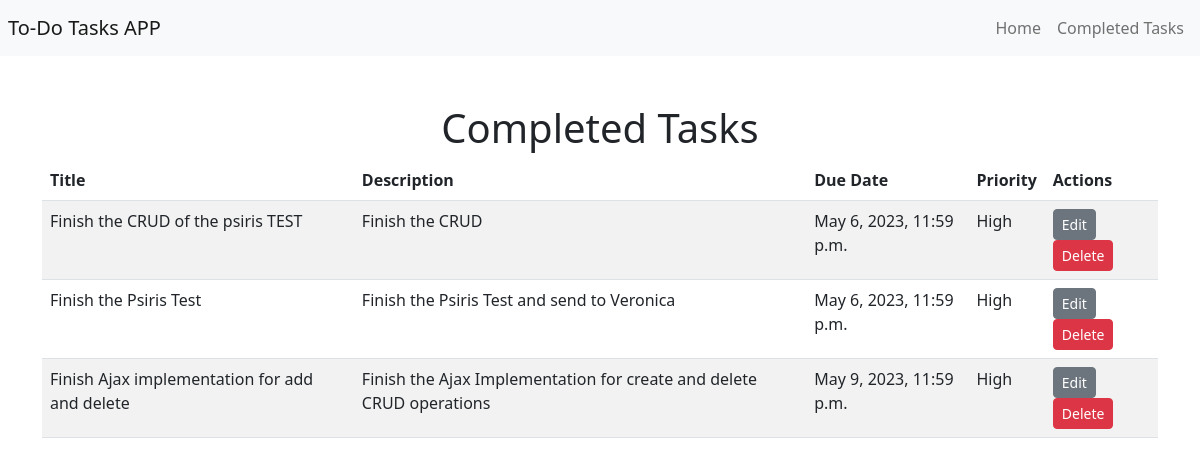
The app's page /completed/ with its own data.
### todo/models.py (models this page shows, shortened)
class Task(models.Model):
    HIGH = 'H'
    MEDIUM = 'M'
    LOW = 'L'
    PRIORITY_CHOICES = [
        (HIGH, 'High'),
        (MEDIUM, 'Medium'),
        (LOW, 'Low'),
    ]
    title = models.CharField(max_length=200)
    description = models.TextField()
    due_date = models.DateTimeField(default=timezone.now)
    priority = models.CharField(max_length=1, choices=PRIORITY_CHOICES, default=MEDIUM)
    completed = models.BooleanField(default=False)

### todo/views.py (the view)
# urls.py: path('completed/', views.completed_tasks, name='completed_tasks'),
def completed_tasks(request):
    if request.method == 'POST':
        task_id = request.POST.get('task_id')
        task = Task.objects.get(id=task_id)
        task.completed = True
        task.save()
        completed_tasks = Task.objects.filter(completed=True).order_by('due_date', 'priority')
        return render(request, 'todo/completed_tasks.html', {'completed_tasks': completed_tasks})
    elif request.method =='GET':
        completed_tasks = Task.objects.filter(completed=True).order_by('due_date', 'priority')
        return render(request, 'todo/completed_tasks.html', {'completed_tasks': completed_tasks})

### todo/templates/todo/completed_tasks.html
{% extends "todo/base.html" %}
{% block content %}
  <h1>Completed Tasks</h1>
  <table class="table table-striped">
    <thead>
      <tr>
        <th>Title</th>
        <th>Description</th>
        <th>Due Date</th>
        <th>Priority</th>
        <th>Actions</th>
      </tr>
    </thead>
    <tbody>
      {% for task in completed_tasks %}
        <tr>
          <td>{{ task.title }}</td>
          <td>{{ task.description }}</td>
          <td>{{ task.due_date }}</td>
          <td>{{ task.get_priority_display }}</td>
          <td>
            <a href="{% url 'todo:task_edit' task.id %}" class="btn btn-secondary btn-sm">Edit</a>
            <a href="{% url 'todo:task_delete' task.id %}" class="btn btn-danger btn-sm">Delete</a>
          </td>
        </tr>
      {% empty %}
        <tr>
          <td colspan="5">No completed tasks yet.</td>
        </tr>
      {% endfor %}
    </tbody>
  </table>
{% endblock %}

### todo/static/todo/styles.css (style rules this page uses)
h1 { text-align: center; }

### records on screen
Task: title "Finish the CRUD of the psiris TEST", description "Finish the CRUD", due_date "May 6, 2023, 11:59 p.m.", priority "High"
Task: title "Finish the Psiris Test", description "Finish the Psiris Test and send to Veronica", due_date "May 6, 2023, 11:59 p.m.", priority "High"
Task: title "Finish Ajax implementation for add and delete", description "Finish the Ajax Implementation for create and delete CRUD operations", due_date "May 9, 2023, 11:59 p.m.", priority "High"
